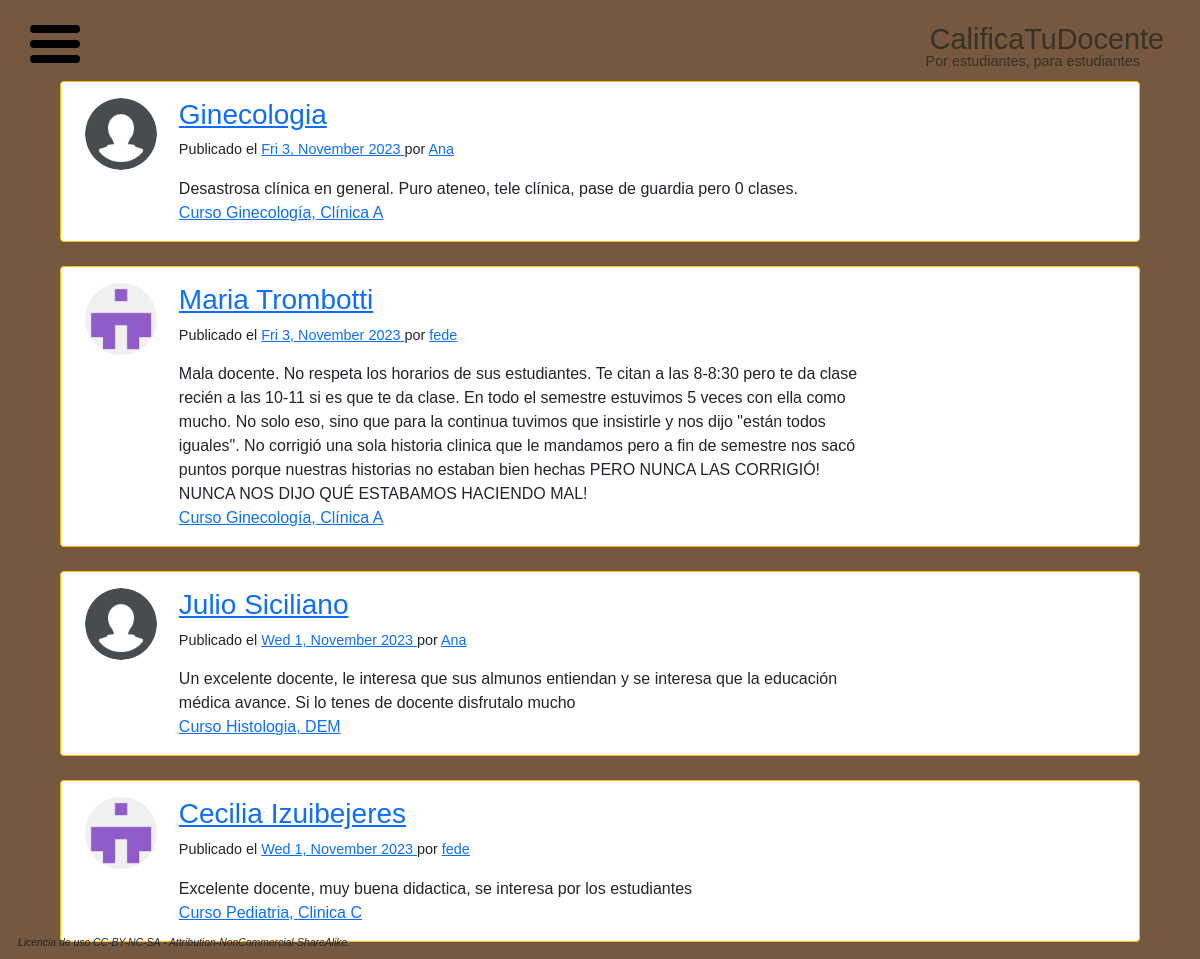
Before: /home/ with the older database file.
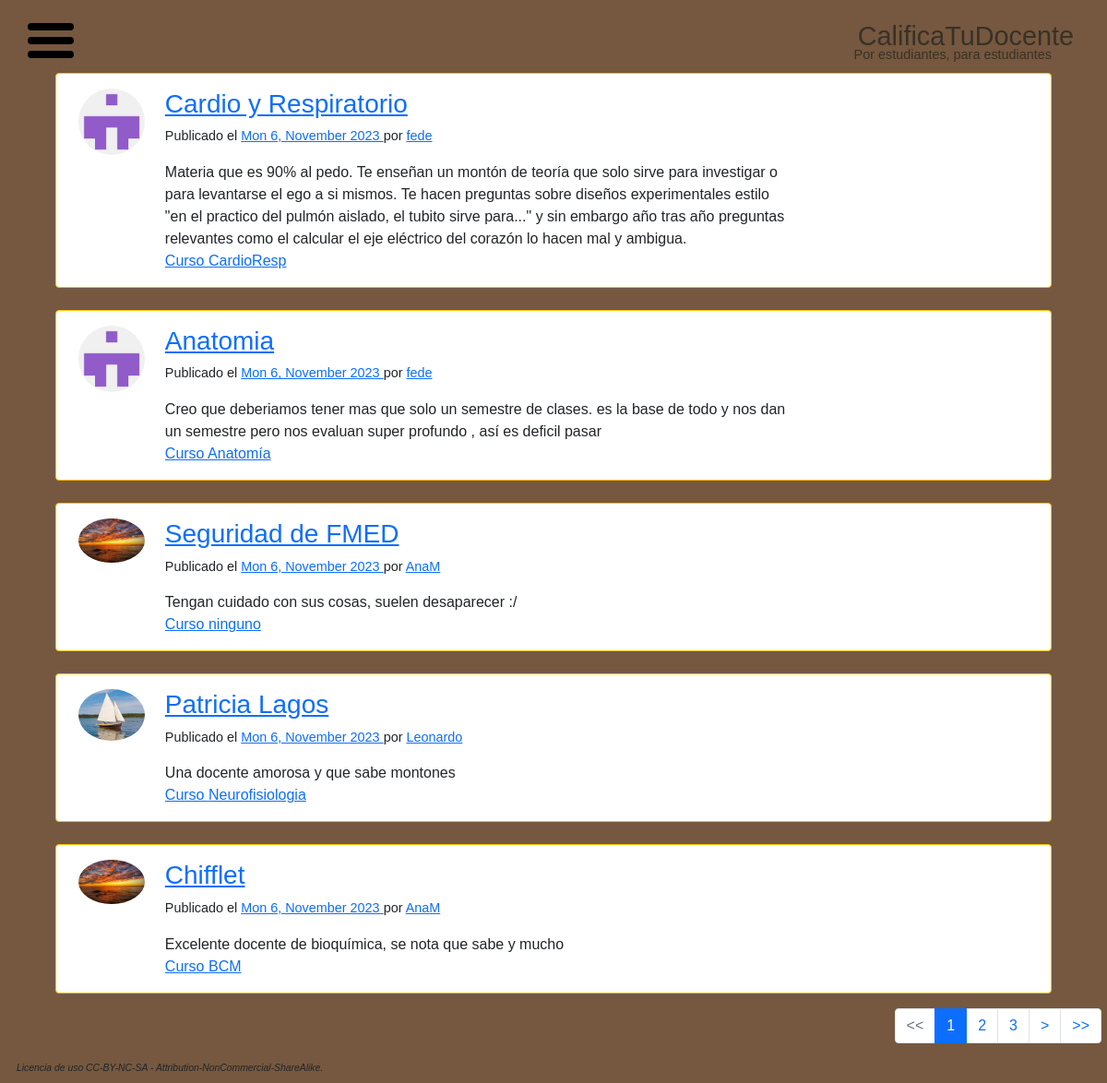
After: the same page with the newer database file.
### calificami/models.py (models this page shows, shortened)
class Post(models.Model):
    title = models.CharField(max_length=50)
    content = models.TextField(max_length=750)
    datePosted = models.DateTimeField(default=timezone.now)
    author = models.ForeignKey(User, on_delete=models.CASCADE)
    course = models.CharField(max_length=30, default='ninguno')

### users/models.py (models this page shows, shortened)
class Profile(models.Model):
    user = models.OneToOneField(User, on_delete=models.CASCADE)
    cursando = models.TextField(default='No Cursando')
    image = models.ImageField(default='default.png', upload_to='profile_pictures')

### calificami/views.py (the view)
# urls.py: path('home/', PostListView.as_view(), name='ctd-home'),
class PostListView(ListView):
    model = Post
    template_name = 'calificami/home.html'
    context_object_name = 'posts'
    ordering = ['-datePosted']
    paginate_by = 5

### calificami/templates/calificami/home.html
{% extends "layout.html" %}
{% block body %}
  {% for post in posts %}
  <div class="container">
    <div class="row">
      <div class="card row-hover pos-relative py-3 px-4 mb-3 border-warning border-top-5 border-right-5 border-bottom-5 rounded-5 common-style" style="max-width: 90vw; margin: auto; margin-top: 1vh">
        <div class="row align-items-center">
          <div class="col-md-1 mb-3 mb-sm-0 align-self-start" style="margin-right: 0.5vw;">
            <img src="{{ post.author.profile.image.url }}" class="rounded-circle" style="max-width: 6vw; min-width: 6vw;">
          </div>
          <div class="col-md-8">
            <h3>
              <a href="#" class="text-primary"> {{ post.title }} </a>
            </h3>
            <p class="text-sm" style="font-size: 0.9rem;">
              <span class="op-6"> Publicado el </span>
              <a class="text-black" href="#"> {{ post.datePosted|date:"D j, E Y" }} </a>
              <span class="op-6"> por </span>
              <a class="text-black" href="#"> {{ post.author }} </a>
            </p>
            <p class="text-m" style="margin: 0;"><span class="op-6"> {{ post.content }} </span></p>
            <div class="text-sm op-5">
              <a class="text-black mr-2" href="#"> Curso {{ post.course }} </a>
            </div>
          </div>
        </div>
      </div>
    </div>
</div>
  {% endfor %}
{% endblock body %}

Changed rows visible on the page:
no longer on this page (row unchanged): Post: author.profile.image (placeholder picture), title "Ginecologia", datePosted "Fri 3, November 2023", author "Ana", content "Desastrosa clínica en general. Puro ateneo, tele clínica, pase de guardia pero 0 clases.", course "Ginecología, Clínica A"
no longer on this page (row unchanged): Post: author.profile.image (picture), title "Maria Trombotti", datePosted "Fri 3, November 2023", author "fede", content "Mala docente. No respeta los horarios de sus estudiantes. Te citan a las 8-8:30 pero te da clase recién a las 10-11 si es que te da clase. En todo el semestre estuvimos 5 veces con ella como mucho. No solo eso, sino que para la continua tuvimos que insistirle y nos dijo \"están todos iguales\". No corrigió una sola historia clinica que le mandamos pero a fin de semestre nos sacó puntos porque nuestras historias no estaban bien hechas PERO NUNCA LAS CORRIGIÓ! NUNCA NOS DIJO QUÉ ESTABAMOS HACIENDO MAL!", course "Ginecología, Clínica A"
no longer on this page (row unchanged): Post: author.profile.image (placeholder picture), title "Julio Siciliano", datePosted "Wed 1, November 2023", author "Ana", content "Un excelente docente, le interesa que sus almunos entiendan y se interesa que la educación médica avance. Si lo tenes de docente disfrutalo mucho", course "Histologia, DEM"
no longer on this page (row unchanged): Post: author.profile.image (picture), title "Cecilia Izuibejeres", datePosted "Wed 1, November 2023", author "fede", content "Excelente docente, muy buena didactica, se interesa por los estudiantes", course "Pediatria, Clinica C"
added Post: author.profile.image (picture), title "Cardio y Respiratorio", datePosted "Mon 6, November 2023", author "fede", content "Materia que es 90% al pedo. Te enseñan un montón de teoría que solo sirve para investigar o para levantarse el ego a si mismos. Te hacen preguntas sobre diseños experimentales estilo \"en el practico del pulmón aislado, el tubito sirve para...\" y sin embargo año tras año preguntas relevantes como el calcular el eje eléctrico del corazón lo hacen mal y ambigua.", course "CardioResp"
added Post: author.profile.image (picture), title "Anatomia", datePosted "Mon 6, November 2023", author "fede", content "Creo que deberiamos tener mas que solo un semestre de clases. es la base de todo y nos dan un semestre pero nos evaluan super profundo , así es deficil pasar", course "Anatomía"
added Post: author.profile.image (picture), title "Seguridad de FMED", datePosted "Mon 6, November 2023", author "AnaM", content "Tengan cuidado con sus cosas, suelen desaparecer :/", course "ninguno"
added Post: author.profile.image (picture), title "Patricia Lagos", datePosted "Mon 6, November 2023", author "Leonardo", content "Una docente amorosa y que sabe montones", course "Neurofisiologia"
added Post: author.profile.image (picture), title "Chifflet", datePosted "Mon 6, November 2023", author "AnaM", content "Excelente docente de bioquímica, se nota que sabe y mucho", course "BCM"
Other visible differences:
new list line: "1"
new list line: "2"
new list line: "3"
